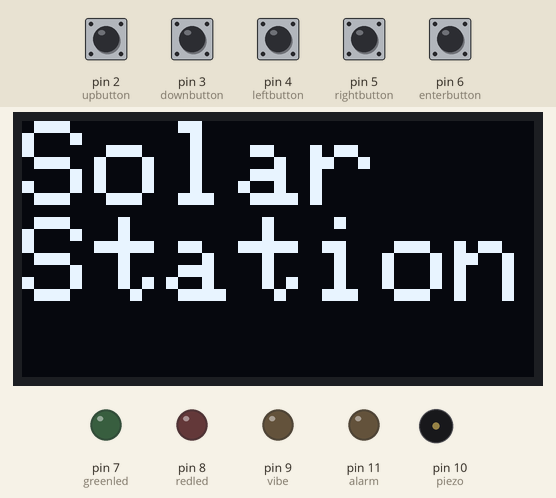
A sketch run on a simulated Arduino Uno, built with avr-gcc and run on an emulated ATmega328P. Shown: 128×64 one-colour display, output pins drawn as LEDs (lit = HIGH), buzzer (waves = sounding, pin HIGH). The inputs (shaded band) are chosen by the test bench; at power-on: pin 2 (upbutton), pin 3 (downbutton), pin 4 (leftbutton), pin 5 (rightbutton), pin 6 (enterbutton) HIGH.

Above: at 0.1 s.
3.3 s: pin 3 (downbutton) pulled LOW for 0.15 s
At 4.8 s:
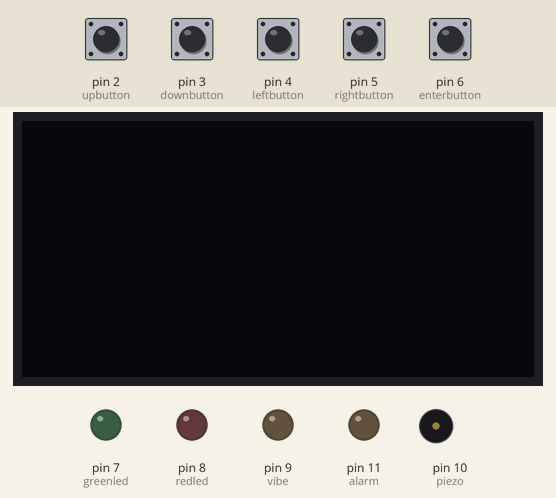
5.9 s: pin 4 (leftbutton) pulled LOW for 0.15 s
At 6.7 s:
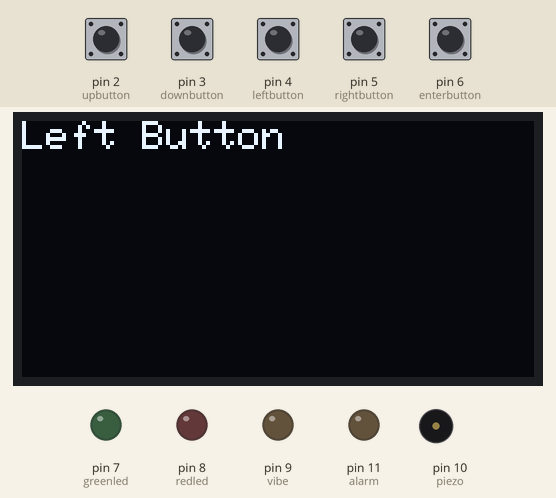
8.4 s: pin 5 (rightbutton) pulled LOW for 0.15 s
At 8.7 s:
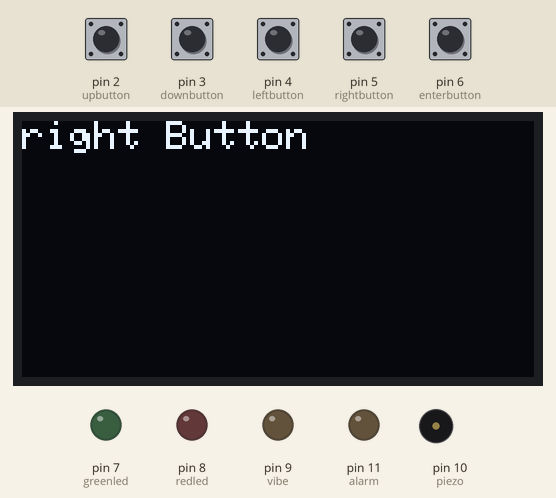
10.9 s: pin 6 (enterbutton) pulled LOW for 0.15 s
At 11.7 s:
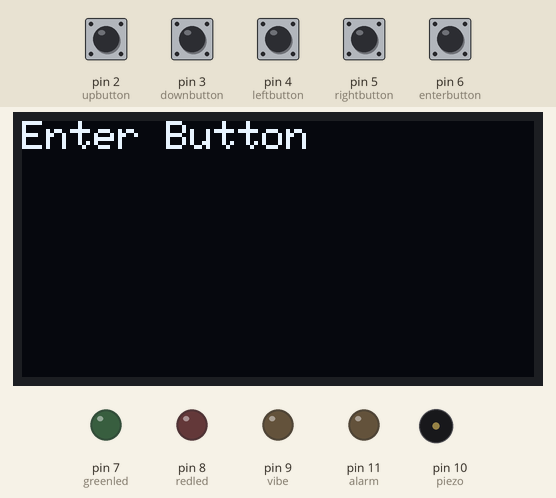
13.4 s: pin 2 (upbutton) pulled LOW for 0.15 s
At 13.7 s:
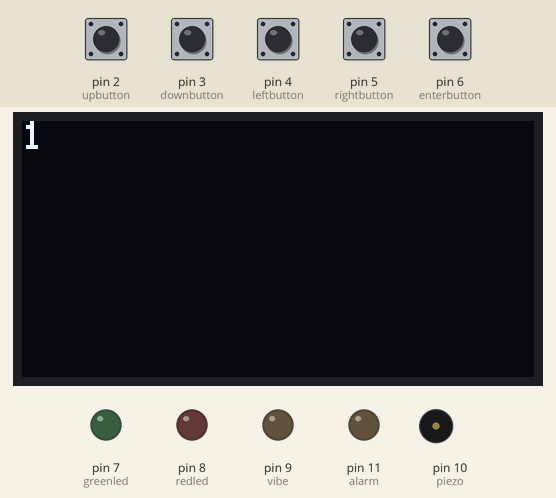
15.9 s: pin 2 (upbutton) pulled LOW for 1 s
At 16.7 s:
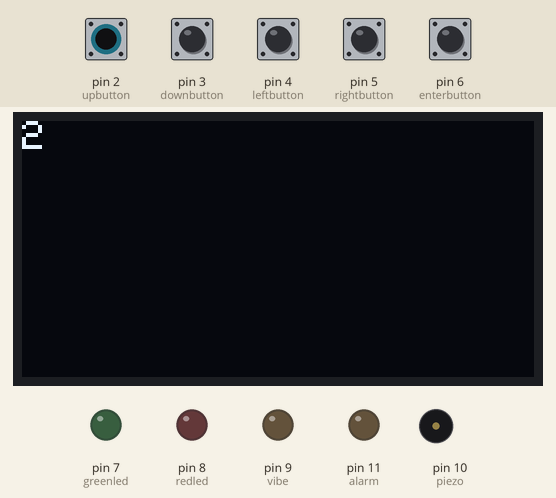
Timing chart, 0 to 18.9 s (numbered marks = the images above; inputs shaded):
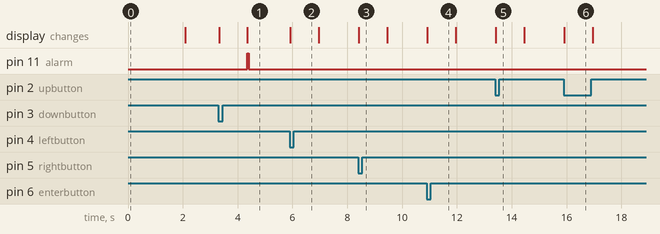

The sketch:

working-build.ino
```cpp
#include <Wire.h>
#include <Adafruit_GFX.h>
#include <Adafruit_SSD1306.h>

#define SCREEN_WIDTH 128 // OLED display width, in pixels
#define SCREEN_HEIGHT 64 // OLED display height, in pixels
int data = 0;
int data2 = 0;
int buttonstate = 0;

//feed back rescorse
const int greenled = 7;
const int redled = 8;
const int vibe = 9;
const int piezo = 10;
const int alarm = 11;

//display pin a4-a5 hex address ox3c

//input for button
const int upbutton = 2;
const int downbutton = 3;
const int leftbutton = 4;
const int rightbutton = 5;
const int enterbutton = 6;


// Declaration for an SSD1306 display connected to I2C (SDA, SCL pins)
Adafruit_SSD1306 display(SCREEN_WIDTH, SCREEN_HEIGHT, &Wire, -1);

void setup() {

  pinMode(greenled, OUTPUT);
  pinMode(redled, OUTPUT);
  pinMode(vibe, OUTPUT);
  pinMode(piezo, OUTPUT);
  pinMode(alarm, OUTPUT);


  pinMode(upbutton, INPUT);
  pinMode(downbutton, INPUT);
  pinMode(leftbutton, INPUT);
  pinMode(rightbutton, INPUT);
  pinMode(enterbutton, INPUT);

  Serial.begin(115200);

  if(!display.begin(SSD1306_SWITCHCAPVCC, 0x3C)) { // Address 0x3D for 128x64
    Serial.println(F("SSD1306 allocation failed"));
    for(;;);
  }
Logo(); // calls boot logo
}

void loop() {

  checkbutton();
 if (data == 3){
  display.clearDisplay();

  display.setTextSize(1);
  display.setTextColor(WHITE);
  display.setCursor(0, 0);
  // Display static text
  display.println("3 Enterd");
  display.display();
  vibebuzz();
  delay(2000);
  display.clearDisplay();
  display.display();
  data = 0;

 }

}


void Logo(){ //runs boot logo
  display.clearDisplay();

  display.setTextSize(3);
  display.setTextColor(WHITE);
  display.setCursor(0, 0);
  // Display static text
  display.println("Solar  Station");
  display.display();
  delay(2000);
  display.clearDisplay();
  display.display();
}


void checkbutton(){


// up button----------------------------------
  buttonstate = digitalRead(upbutton);

  // check if upbutton is pressed
  if (buttonstate == LOW) {
    data++;
     display.clearDisplay();

  display.setTextSize(1);
  display.setTextColor(WHITE);
  display.setCursor(0, 0);
  // Display static text
  display.println(data);
  display.display();
  delay(1000);
  display.clearDisplay();
  display.display();
  }

//-----------------------------------------------

//down button-----------------------------------------------
buttonstate = digitalRead(downbutton);

  // check if upbutton is pressed
  if (buttonstate == LOW) {
     display.clearDisplay();

  display.setTextSize(1);
  display.setTextColor(WHITE);
  display.setCursor(0, 0);
  // Display static text
  display.println("Down Button");
  display.display();
  delay(1000);
  display.clearDisplay();
  display.display();
  digitalWrite(alarm,HIGH);
  delay(50);
  digitalWrite(alarm,LOW);
  }

//-------------------------------------------

//left button-------------------------------------------------
buttonstate = digitalRead(leftbutton);

  // check if upbutton is pressed
  if (buttonstate == LOW) {
     display.clearDisplay();

  display.setTextSize(1);
  display.setTextColor(WHITE);
  display.setCursor(0, 0);
  // Display static text
  display.println("Left Button");
  display.display();
  delay(1000);
  display.clearDisplay();
  display.display();
  }
//----------------------------------------------------------------------------


//right button -------------------------------------------------------

buttonstate = digitalRead(rightbutton);

  // check if upbutton is pressed
  if (buttonstate == LOW) {
     display.clearDisplay();

  display.setTextSize(1);
  display.setTextColor(WHITE);
  display.setCursor(0, 0);
  // Display static text
  display.println("right Button");
  display.display();
  delay(1000);
  display.clearDisplay();
  display.display();
  }

//---------------------------------------------------------------------------------


// enter button-----------------------------------------
buttonstate = digitalRead(enterbutton);

  // check if upbutton is pressed
  if (buttonstate == LOW) {
     display.clearDisplay();

  display.setTextSize(1);
  display.setTextColor(WHITE);
  display.setCursor(0, 0);
  // Display static text
  display.println("Enter Button");
  display.display();
  delay(1000);
  display.clearDisplay();
  display.display();
  }


}


void vibebuzz(){

digitalWrite(vibe,HIGH);
  delay(100);
  digitalWrite(vibe,LOW);
  delay(100);
  digitalWrite(vibe,HIGH);
  delay(100);
  digitalWrite(vibe,LOW);
  delay(100);


}
```

Measured:
- after the input at 3.3 s, pin 11 (alarm): LOW → HIGH after 1.1 s, → LOW 0.05 s later; the display: first changes at once (image 1 shows a later state)
- after the input at 5.9 s, the display: changes at once (image 2)
- after the input at 8.4 s, the display: changes at once (image 3)
- after the input at 10.9 s, the display: changes at once (image 4)
- after the input at 13.4 s, the display: changes at once (image 5)
- after the input at 15.9 s, the display: changes at once (image 6)
